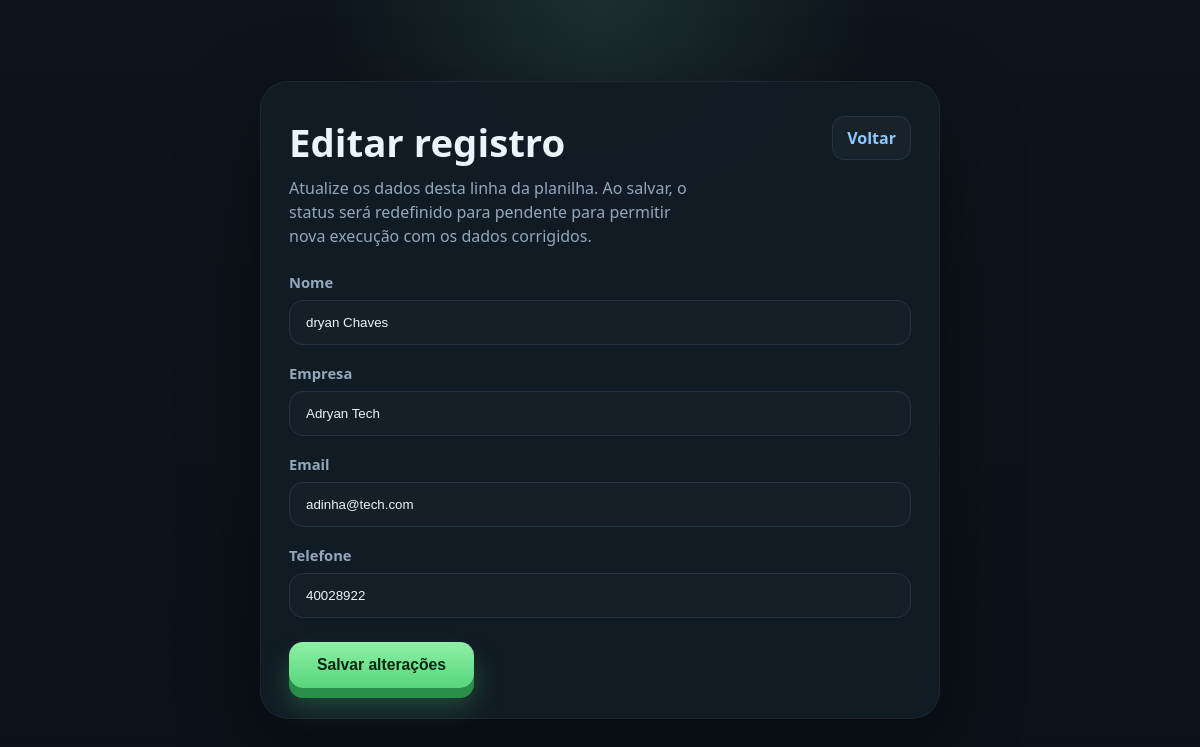
/registros/115/editar/, run on the app's committed database.
### registros/models.py (models this page shows, shortened)
class Registro(models.Model):
    STATUS_PENDENTE = "pendente"
    STATUS_EXECUTANDO = "executando"
    STATUS_EXECUTADO = "executado"
    STATUS_ERRO = "erro"
    STATUS_CHOICES = [
        (STATUS_PENDENTE, "Pendente"),
        (STATUS_EXECUTANDO, "Executando"),
        (STATUS_EXECUTADO, "Executado"),
        (STATUS_ERRO, "Erro"),
    ]
    nome = models.CharField(max_length=200)
    empresa = models.CharField(max_length=200)
    email = models.EmailField()
    telefone = models.CharField(max_length=20)
    status = models.CharField(
        max_length=20,
        choices=STATUS_CHOICES,
        default=STATUS_PENDENTE,
    )
    mensagem_erro = models.TextField(blank=True)
    executado_em = models.DateTimeField(null=True, blank=True)
    importacao = models.ForeignKey(
        ImportacaoPlanilha,
        on_delete=models.CASCADE,
        related_name="registros",
        null=True,
        blank=True,
    )
    criado_em = models.DateTimeField(auto_now_add=True)

### registros/views.py (the view, shortened to what this page needs)
# urls.py: path("registros/<int:registro_id>/editar/", editar_registro, name="editar_registro"),
def editar_registro(request, registro_id):
    registro = get_object_or_404(Registro, pk=registro_id)
    return render(request, "editar_registro.html", {"registro": registro})

### registros/templates/editar_registro.html (shortened to what this page needs)
<!DOCTYPE html>
<html lang="pt-BR">
<head>
</head>
<body>
    <main class="panel">
        <div class="header">
            <div>
                <h2>Editar registro</h2>
                <p class="subtitle">
                    Atualize os dados desta linha da planilha. Ao salvar, o status será redefinido para pendente para permitir nova execução com os dados corrigidos.
                </p>
            </div>
            <a class="back-link" href="{% url 'listar_registros' %}">Voltar</a>
        </div>
        <form method="post">
            <div class="field">
                <label for="nome">Nome</label>
                <input id="nome" name="nome" type="text" value="{{ registro.nome }}" required>
            </div>
            <div class="field">
                <label for="empresa">Empresa</label>
                <input id="empresa" name="empresa" type="text" value="{{ registro.empresa }}" required>
            </div>
            <div class="field">
                <label for="email">Email</label>
                <input id="email" name="email" type="email" value="{{ registro.email }}" required>
            </div>
            <div class="field">
                <label for="telefone">Telefone</label>
                <input id="telefone" name="telefone" type="text" value="{{ registro.telefone }}" required>
            </div>
            <button class="submit-button" type="submit">Salvar alterações</button>
        </form>
    </main>
</body>
</html>

### registros/templates/editar_registro.html (style rules this page uses)
:root { --bg: #0b1118; --panel: #131c26; --line: #253445; --text: #ebf3fb; --muted: #94a8bc; --accent: #8ef0a7; --accent-strong: #56d67a; --accent-shadow: #2a8f48; --link: #8dc7ff; }
* { box-sizing: border-box; }
body { margin: 0; min-height: 100vh; font-family: "Segoe UI", Tahoma, Geneva, Verdana, sans-serif; background: radial-gradient(circle at top, rgba(142, 240, 167, 0.12), transparent 28%), linear-gradient(180deg, #0d141c 0%, var(--bg) 100%); color: var(--text); display: flex; align-items: center; justify-content: center; padding: 24px 16px; }
.panel { width: min(680px, 100%); background: rgba(19, 28, 38, 0.94); border: 1px solid rgba(255, 255, 255, 0.05); border-radius: 28px; box-shadow: 0 24px 80px rgba(0, 0, 0, 0.38); padding: 34px 28px 30px; backdrop-filter: blur(10px); }
.header { display: flex; align-items: flex-start; justify-content: space-between; gap: 12px; flex-wrap: wrap; margin-bottom: 24px; }
h2 { margin: 0; font-size: clamp(1.8rem, 4vw, 2.4rem); }
.subtitle { margin: 8px 0 0; color: var(--muted); max-width: 44ch; line-height: 1.5; }
.back-link { color: var(--link); text-decoration: none; font-weight: 700; border: 1px solid var(--line); padding: 10px 14px; border-radius: 12px; background: rgba(255, 255, 255, 0.03); }
form { display: grid; gap: 18px; }
.field { display: grid; gap: 8px; }
label { color: var(--muted); font-size: 0.92rem; font-weight: 600; }
input { width: 100%; padding: 14px 16px; border-radius: 14px; border: 1px solid var(--line); background: rgba(255, 255, 255, 0.02); color: var(--text); outline: none; }
.submit-button { justify-self: start; margin-top: 6px; border: 0; background: linear-gradient(180deg, var(--accent) 0%, var(--accent-strong) 100%); color: #04250f; font-size: 0.98rem; font-weight: 700; padding: 14px 28px; border-radius: 14px; cursor: pointer; box-shadow: 0 10px 0 var(--accent-shadow), 0 18px 28px rgba(86, 214, 122, 0.28); }

### data on the page
Registro: nome "dryan Chaves", empresa "Adryan Tech", email "adinha@tech.com", telefone "40028922"
